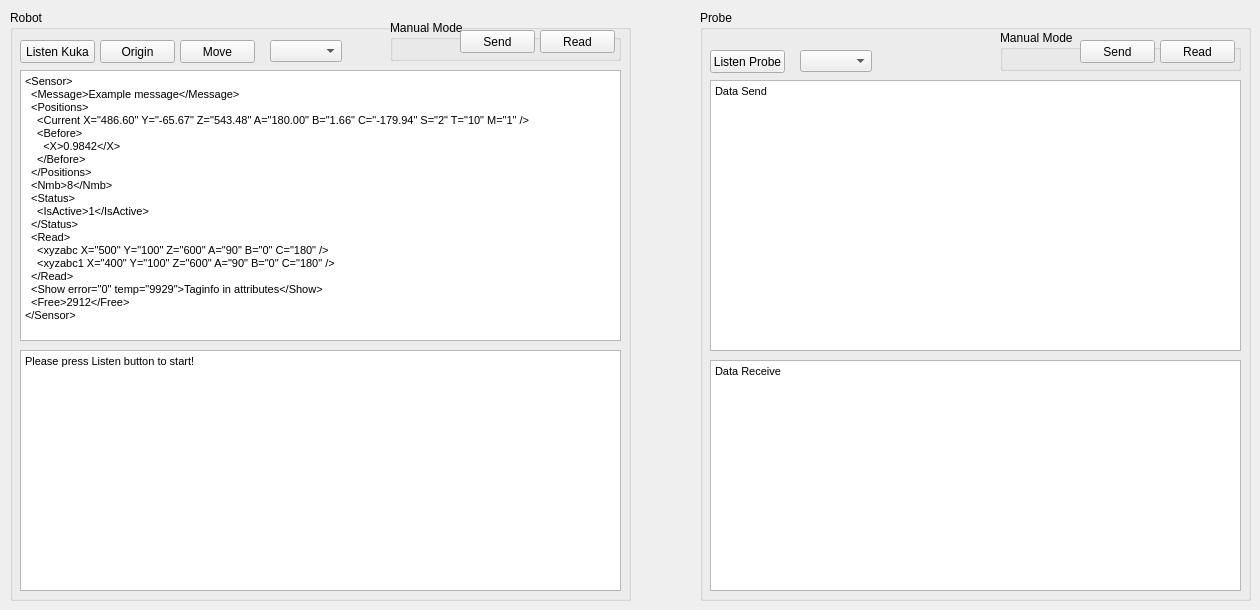
    <widget class="QWidget" name="TCP_IP">
     <attribute name="title">
      <string>TCP_IP_Connection</string>
     </attribute>
     <widget class="QGroupBox" name="groupBox_7">
      <property name="geometry">
       <rect>
        <x>10</x>
        <y>10</y>
        <width>621</width>
        <height>591</height>
       </rect>
      </property>
      <property name="title">
       <string>Robot</string>
      </property>
      <widget class="QTextEdit" name="textEdit_Send_Kuka">
       <property name="geometry">
        <rect>
         <x>10</x>
         <y>60</y>
         <width>601</width>
         <height>271</height>
        </rect>
       </property>
       <property name="html">
        <string>&lt;!DOCTYPE HTML PUBLIC &quot;-//W3C//DTD HTML 4.0//EN&quot; &quot;http://www.w3.org/TR/REC-html40/strict.dtd&quot;&gt;
&lt;html&gt;&lt;head&gt;&lt;meta name=&quot;qrichtext&quot; content=&quot;1&quot; /&gt;&lt;style type=&quot;text/css&quot;&gt;
p, li { white-space: pre-wrap; }
&lt;/style&gt;&lt;/head&gt;&lt;body style=&quot; font-family:'MS Shell Dlg 2'; font-size:8.25pt; font-weight:400; font-style:normal;&quot;&gt;
&lt;p style=&quot; margin-top:0px; margin-bottom:0px; margin-left:0px; margin-right:0px; -qt-block-indent:0; text-indent:0px;&quot;&gt;&amp;lt;Sensor&amp;gt;&lt;/p&gt;
&lt;p style=&quot; margin-top:0px; margin-bottom:0px; margin-left:0px; margin-right:0px; -qt-block-indent:0; text-indent:0px;&quot;&gt;  &amp;lt;Message&amp;gt;Example message&amp;lt;/Message&amp;gt;&lt;/p&gt;
&lt;p style=&quot; margin-top:0px; margin-bottom:0px; margin-left:0px; margin-right:0px; -qt-block-indent:0; text-indent:0px;&quot;&gt;  &amp;lt;Positions&amp;gt;&lt;/p&gt;
&lt;p style=&quot; margin-top:0px; margin-bottom:0px; margin-left:0px; margin-right:0px; -qt-block-indent:0; text-indent:0px;&quot;&gt;    &amp;lt;Current X=&amp;quot;486.60&amp;quot; Y=&amp;quot;-65.67&amp;quot; Z=&amp;quot;543.48&amp;quot; A=&amp;quot;180.00&amp;quot; B=&amp;quot;1.66&amp;quot; C=&amp;quot;-179.94&amp;quot; S=&amp;quot;2&amp;quot; T=&amp;quot;10&amp;quot; M=&amp;quot;1&amp;quot; /&amp;gt;&lt;/p&gt;
&lt;p style=&quot; margin-top:0px; margin-bottom:0px; margin-left:0px; margin-right:0px; -qt-block-indent:0; text-indent:0px;&quot;&gt;    &amp;lt;Before&amp;gt;&lt;/p&gt;
&lt;p style=&quot; margin-top:0px; margin-bottom:0px; margin-left:0px; margin-right:0px; -qt-block-indent:0; text-indent:0px;&quot;&gt;      &amp;lt;X&amp;gt;0.9842&amp;lt;/X&amp;gt;&lt;/p&gt;
&lt;p style=&quot; margin-top:0px; margin-bottom:0px; margin-left:0px; margin-right:0px; -qt-block-indent:0; text-indent:0px;&quot;&gt;    &amp;lt;/Before&amp;gt;&lt;/p&gt;
&lt;p style=&quot; margin-top:0px; margin-bottom:0px; margin-left:0px; margin-right:0px; -qt-block-indent:0; text-indent:0px;&quot;&gt;  &amp;lt;/Positions&amp;gt;&lt;/p&gt;
&lt;p style=&quot; margin-top:0px; margin-bottom:0px; margin-left:0px; margin-right:0px; -qt-block-indent:0; text-indent:0px;&quot;&gt;  &amp;lt;Nmb&amp;gt;8&amp;lt;/Nmb&amp;gt;&lt;/p&gt;
&lt;p style=&quot; margin-top:0px; margin-bottom:0px; margin-left:0px; margin-right:0px; -qt-block-indent:0; text-indent:0px;&quot;&gt;  &amp;lt;Status&amp;gt;&lt;/p&gt;
&lt;p style=&quot; margin-top:0px; margin-bottom:0px; margin-left:0px; margin-right:0px; -qt-block-indent:0; text-indent:0px;&quot;&gt;    &amp;lt;IsActive&amp;gt;1&amp;lt;/IsActive&amp;gt;&lt;/p&gt;
&lt;p style=&quot; margin-top:0px; margin-bottom:0px; margin-left:0px; margin-right:0px; -qt-block-indent:0; text-indent:0px;&quot;&gt;  &amp;lt;/Status&amp;gt;&lt;/p&gt;
&lt;p style=&quot; margin-top:0px; margin-bottom:0px; margin-left:0px; margin-right:0px; -qt-block-indent:0; text-indent:0px;&quot;&gt;  &amp;lt;Read&amp;gt;&lt;/p&gt;
&lt;p style=&quot; margin-top:0px; margin-bottom:0px; margin-left:0px; margin-right:0px; -qt-block-indent:0; text-indent:0px;&quot;&gt;    &amp;lt;xyzabc X=&amp;quot;500&amp;quot; Y=&amp;quot;100&amp;quot; Z=&amp;quot;600&amp;quot; A=&amp;quot;90&amp;quot; B=&amp;quot;0&amp;quot; C=&amp;quot;180&amp;quot; /&amp;gt;&lt;/p&gt;
&lt;p style=&quot; margin-top:0px; margin-bottom:0px; margin-left:0px; margin-right:0px; -qt-block-indent:0; text-indent:0px;&quot;&gt;    &amp;lt;xyzabc1 X=&amp;quot;400&amp;quot; Y=&amp;quot;100&amp;quot; Z=&amp;quot;600&amp;quot; A=&amp;quot;90&amp;quot; B=&amp;quot;0&amp;quot; C=&amp;quot;180&amp;quot; /&amp;gt;&lt;/p&gt;
&lt;p style=&quot; margin-top:0px; margin-bottom:0px; margin-left:0px; margin-right:0px; -qt-block-indent:0; text-indent:0px;&quot;&gt;  &amp;lt;/Read&amp;gt;&lt;/p&gt;
&lt;p style=&quot; margin-top:0px; margin-bottom:0px; margin-left:0px; margin-right:0px; -qt-block-indent:0; text-indent:0px;&quot;&gt;  &amp;lt;Show error=&amp;quot;0&amp;quot; temp=&amp;quot;9929&amp;quot;&amp;gt;Taginfo in attributes&amp;lt;/Show&amp;gt;&lt;/p&gt;
&lt;p style=&quot; margin-top:0px; margin-bottom:0px; margin-left:0px; margin-right:0px; -qt-block-indent:0; text-indent:0px;&quot;&gt;  &amp;lt;Free&amp;gt;2912&amp;lt;/Free&amp;gt;&lt;/p&gt;
&lt;p style=&quot; margin-top:0px; margin-bottom:0px; margin-left:0px; margin-right:0px; -qt-block-indent:0; text-indent:0px;&quot;&gt;&amp;lt;/Sensor&amp;gt;&lt;/p&gt;&lt;/body&gt;&lt;/html&gt;</string>
       </property>
      </widget>
      <widget class="QTextEdit" name="textEdit_Recieved_Kuka">
       <property name="geometry">
        <rect>
         <x>10</x>
         <y>340</y>
         <width>601</width>
         <height>241</height>
        </rect>
       </property>
       <property name="html">
        <string>&lt;!DOCTYPE HTML PUBLIC &quot;-//W3C//DTD HTML 4.0//EN&quot; &quot;http://www.w3.org/TR/REC-html40/strict.dtd&quot;&gt;
&lt;html&gt;&lt;head&gt;&lt;meta name=&quot;qrichtext&quot; content=&quot;1&quot; /&gt;&lt;style type=&quot;text/css&quot;&gt;
p, li { white-space: pre-wrap; }
&lt;/style&gt;&lt;/head&gt;&lt;body style=&quot; font-family:'MS Shell Dlg 2'; font-size:8.25pt; font-weight:400; font-style:normal;&quot;&gt;
&lt;p style=&quot; margin-top:0px; margin-bottom:0px; margin-left:0px; margin-right:0px; -qt-block-indent:0; text-indent:0px;&quot;&gt;Please press Listen button to start!&lt;/p&gt;&lt;/body&gt;&lt;/html&gt;</string>
       </property>
      </widget>
      <widget class="QPushButton" name="bt_Listen_Kuka">
       <property name="geometry">
        <rect>
         <x>10</x>
         <y>30</y>
         <width>75</width>
         <height>23</height>
        </rect>
       </property>
       <property name="text">
        <string>Listen Kuka</string>
       </property>
      </widget>
      <widget class="QPushButton" name="bt_Origin_Kuka">
       <property name="geometry">
        <rect>
         <x>90</x>
         <y>30</y>
         <width>75</width>
         <height>23</height>
        </rect>
       </property>
       <property name="text">
        <string>Origin</string>
       </property>
      </widget>
      <widget class="QComboBox" name="comboBox_Kuka">
       <property name="geometry">
        <rect>
         <x>260</x>
         <y>30</y>
         <width>101</width>
         <height>21</height>
        </rect>
       </property>
       <property name="currentIndex">
        <number>-1</number>
       </property>
       <property name="maxVisibleItems">
        <number>9</number>
       </property>
       <property name="sizeAdjustPolicy">
        <enum>QComboBox::AdjustToContents</enum>
       </property>
      </widget>
      <widget class="QGroupBox" name="Manual">
       <property name="geometry">
        <rect>
         <x>380</x>
         <y>10</y>
         <width>231</width>
         <height>41</height>
        </rect>
       </property>
       <property name="title">
        <string>Manual Mode</string>
       </property>
       <widget class="QPushButton" name="bt_Read_Kuka">
        <property name="geometry">
         <rect>
          <x>150</x>
          <y>10</y>
          <width>75</width>
          <height>23</height>
         </rect>
        </property>
        <property name="text">
         <string>Read</string>
        </property>
       </widget>
       <widget class="QPushButton" name="bt_Send_Kuka">
        <property name="geometry">
         <rect>
          <x>70</x>
          <y>10</y>
          <width>75</width>
          <height>23</height>
         </rect>
        </property>
        <property name="text">
         <string>Send</string>
        </property>
       </widget>
      </widget>
      <widget class="QPushButton" name="bt_Move_Kuka">
       <property name="geometry">
        <rect>
         <x>170</x>
         <y>30</y>
         <width>75</width>
         <height>23</height>
        </rect>
       </property>
       <property name="text">
        <string>Move</string>
       </property>
      </widget>
     </widget>
     <widget class="QGroupBox" name="groupBox_8">
      <property name="geometry">
       <rect>
        <x>700</x>
        <y>10</y>
        <width>551</width>
        <height>591</height>
       </rect>
      </property>
      <property name="layoutDirection">
       <enum>Qt::LeftToRight</enum>
      </property>
      <property name="title">
       <string>Probe</string>
      </property>
      <widget class="QGroupBox" name="Manual_2">
       <property name="geometry">
        <rect>
         <x>300</x>
         <y>20</y>
         <width>241</width>
         <height>41</height>
        </rect>
       </property>
       <property name="title">
        <string>Manual Mode</string>
       </property>
       <widget class="QPushButton" name="bt_Read_Probe">
        <property name="geometry">
         <rect>
          <x>160</x>
          <y>10</y>
          <width>75</width>
          <height>23</height>
         </rect>
        </property>
        <property name="text">
         <string>Read</string>
        </property>
       </widget>
       <widget class="QPushButton" name="bt_Send_Probe">
        <property name="geometry">
         <rect>
          <x>80</x>
          <y>10</y>
          <width>75</width>
          <height>23</height>
         </rect>
        </property>
        <property name="text">
         <string>Send</string>
        </property>
       </widget>
      </widget>
      <widget class="QTextEdit" name="textEdit_Recieved_Probe">
       <property name="geometry">
        <rect>
         <x>10</x>
         <y>350</y>
         <width>531</width>
         <height>231</height>
        </rect>
       </property>
       <property name="html">
        <string>&lt;!DOCTYPE HTML PUBLIC &quot;-//W3C//DTD HTML 4.0//EN&quot; &quot;http://www.w3.org/TR/REC-html40/strict.dtd&quot;&gt;
&lt;html&gt;&lt;head&gt;&lt;meta name=&quot;qrichtext&quot; content=&quot;1&quot; /&gt;&lt;style type=&quot;text/css&quot;&gt;
p, li { white-space: pre-wrap; }
&lt;/style&gt;&lt;/head&gt;&lt;body style=&quot; font-family:'MS Shell Dlg 2'; font-size:8.25pt; font-weight:400; font-style:normal;&quot;&gt;
&lt;p style=&quot; margin-top:0px; margin-bottom:0px; margin-left:0px; margin-right:0px; -qt-block-indent:0; text-indent:0px;&quot;&gt;Data Receive&lt;/p&gt;&lt;/body&gt;&lt;/html&gt;</string>
       </property>
      </widget>
      <widget class="QTextEdit" name="textEdit_Send_Probe">
       <property name="geometry">
        <rect>
         <x>10</x>
         <y>70</y>
         <width>531</width>
         <height>271</height>
        </rect>
       </property>
       <property name="html">
        <string>&lt;!DOCTYPE HTML PUBLIC &quot;-//W3C//DTD HTML 4.0//EN&quot; &quot;http://www.w3.org/TR/REC-html40/strict.dtd&quot;&gt;
&lt;html&gt;&lt;head&gt;&lt;meta name=&quot;qrichtext&quot; content=&quot;1&quot; /&gt;&lt;style type=&quot;text/css&quot;&gt;
p, li { white-space: pre-wrap; }
&lt;/style&gt;&lt;/head&gt;&lt;body style=&quot; font-family:'MS Shell Dlg 2'; font-size:8.25pt; font-weight:400; font-style:normal;&quot;&gt;
&lt;p style=&quot; margin-top:0px; margin-bottom:0px; margin-left:0px; margin-right:0px; -qt-block-indent:0; text-indent:0px;&quot;&gt;Data Send&lt;/p&gt;&lt;/body&gt;&lt;/html&gt;</string>
       </property>
      </widget>
      <widget class="QPushButton" name="bt_Listen_Probe">
       <property name="geometry">
        <rect>
         <x>10</x>
         <y>40</y>
         <width>75</width>
         <height>23</height>
        </rect>
       </property>
       <property name="text">
        <string>Listen Probe</string>
       </property>
      </widget>
      <widget class="QComboBox" name="comboBox_Probe">
       <property name="geometry">
        <rect>
         <x>100</x>
         <y>40</y>
         <width>101</width>
         <height>21</height>
        </rect>
       </property>
       <property name="currentIndex">
        <number>-1</number>
       </property>
       <property name="maxVisibleItems">
        <number>9</number>
       </property>
       <property name="sizeAdjustPolicy">
        <enum>QComboBox::AdjustToContents</enum>
       </property>
      </widget>
     </widget>
    </widget>
